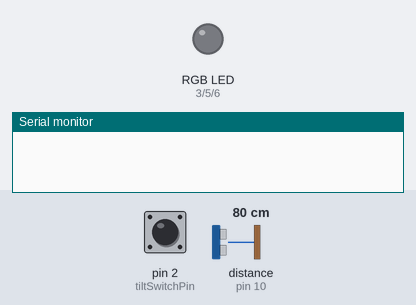
Bench run of a sketch on a simulated Arduino Uno, built with avr-gcc and run on an emulated ATmega328P. On the bench: an RGB LED mixed from three pins (HIGH = lit), the last lines printed to the serial monitor. Wiring (inferred from the names in the program): ultrasonic range finder: trigger pin 9; echo pin 10. The test bench sets the inputs (shaded band); at power-on: pin 2 (tiltSwitchPin) HIGH, distance to the obstacle (sensor on pin 10) 80 cm. The echo pulse lasts 58.3 µs per cm; pins used as bus, display or sensor lines are not drawn.

Above: at 1.2 s.
1.3 s: pin 2 (tiltSwitchPin) pulled LOW for 0.15 s
At 1.42 s:
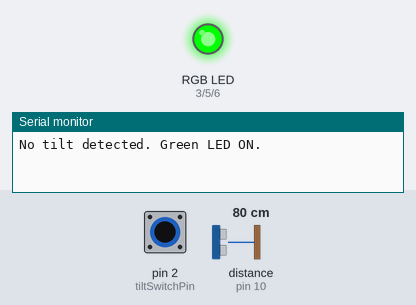
At 2.7 s:
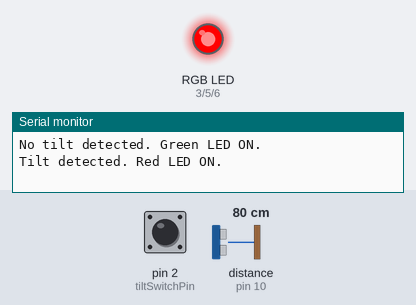
4.4 s: pin 2 (tiltSwitchPin) pulled LOW for 3.2 s
At 5.8 s:
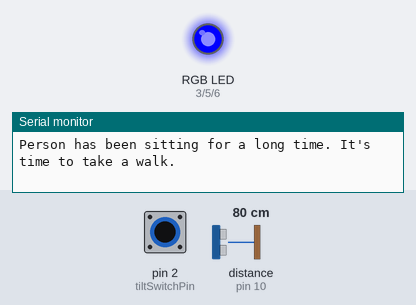
Timing chart, 0 to 9.2 s (numbered marks = the images above; inputs shaded):
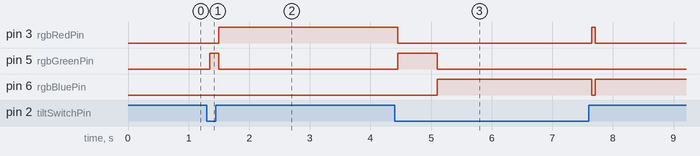

Measured:
- after the input at 1.3 s, pin 3 (rgbRedPin): LOW → HIGH after 0.20 s; pin 5 (rgbGreenPin): LOW → HIGH after 0.05 s, → LOW 0.15 s later
- after the input at 4.4 s, pin 3 (rgbRedPin): HIGH → LOW after 0.05 s instead of 0.71 s; pin 5 (rgbGreenPin): LOW → HIGH after 0.05 s, → LOW 0.66 s later

The sketch:

Posture_and_Sitting_Time_Monitoring_Device.ino
```cpp
// Pin Definitions
const int tiltSwitchPin = 2; // Tilt Ball Switch
const int trigPin = 9;       // Ultrasonic Sensor Trigger
const int echoPin = 10;      // Ultrasonic Sensor Echo
const int rgbRedPin = 3;     // RGB LED Red
const int rgbGreenPin = 5;   // RGB LED Green
const int rgbBluePin = 6;    // RGB LED Blue

// Variables to track state for ultrasonic sensor
bool isSeated = false;
unsigned long sitStartTime = 0;
const int sitThreshold = 5000; // we set it 5 seconds (seated duration threshold) for testing quickly. It will change to 30minutes in real life
const int distanceThreshold = 500; // 500 cm (5 meters)

// Debounce settings for tilt sensor
int lastTiltState = HIGH;     // Stores the last stable state of the tilt sensor
unsigned long lastDebounceTime = 0; // The last time the tilt sensor was toggled
const unsigned long debounceDelay = 50; // Debounce time in milliseconds

// Timing variables for ultrasonic measurement
unsigned long ultrasonicDelay = 0;
const unsigned long ultrasonicInterval = 100; // Interval for ultrasonic measurement

void setup() {
  // Pin configurations
  pinMode(tiltSwitchPin, INPUT);
  digitalWrite(tiltSwitchPin, HIGH);
  pinMode(trigPin, OUTPUT);
  pinMode(echoPin, INPUT);
  pinMode(rgbRedPin, OUTPUT);
  pinMode(rgbGreenPin, OUTPUT);
  pinMode(rgbBluePin, OUTPUT);

  Serial.begin(9600);
}

void loop() {
  // Check posture (tilt sensor) with debouncing
  checkPosture();

  // Check seating (ultrasonic sensor) every ultrasonicInterval milliseconds
  if (millis() - ultrasonicDelay >= ultrasonicInterval) {
    ultrasonicDelay = millis(); // Reset the delay timer
    int distance = measureDistance();
    checkSeating(distance);
  }

}

// Function to measure distance using the ultrasonic sensor
int measureDistance() {
  // Send ultrasonic pulse
  digitalWrite(trigPin, LOW);
  delayMicroseconds(2);
  digitalWrite(trigPin, HIGH);
  delayMicroseconds(10);
  digitalWrite(trigPin, LOW);

  // Measure echo time
  long duration = pulseIn(echoPin, HIGH);

  // Calculate distance (in cm)
  int distance = duration * 0.034 / 2;

  return distance;
}

// Function to check posture based on tilt sensor state with debouncing
void checkPosture() {
  int currentTiltState = digitalRead(tiltSwitchPin);

  // Debouncing the tilt sensor input
  if (currentTiltState == lastTiltState) {
    lastDebounceTime = millis();  // Reset debounce timer
  }

  if ((millis() - lastDebounceTime) > debounceDelay) {
    lastTiltState = currentTiltState; // Update the last stable state

    // Only change if the tilt sensor state has stabilized
    if (lastTiltState == HIGH) {
      // Bad posture detected (tilted)
      digitalWrite(rgbRedPin, HIGH);
      digitalWrite(rgbGreenPin, LOW);
      digitalWrite(rgbBluePin, LOW);
      Serial.println("Tilt detected. Red LED ON.");
    } else {
      // Good posture (no tilt)
      digitalWrite(rgbRedPin, LOW);
      digitalWrite(rgbGreenPin, HIGH);
      digitalWrite(rgbBluePin, LOW);
      Serial.println("No tilt detected. Green LED ON.");
    }
  }
}

// Function to check if the person has been seated for more than 5 seconds
void checkSeating(int distance) {
  if (distance <= distanceThreshold) {
    if (!isSeated) {
      // Person just sat down, start timing
      sitStartTime = millis();
      isSeated = true;
    } else {
      // Person has been seated, check how long
      unsigned long seatedDuration = millis() - sitStartTime;
      if (seatedDuration >= sitThreshold) {
        // Person has been seated for more than 5 seconds
        alertLongSitting();
      }
    }
  } else {
    // Person is not sitting, reset state
    isSeated = false;
    // Turn off blue LED when leaving
    digitalWrite(rgbBluePin, LOW);
  }
}

// Function to alert for long sitting time (Blue light)
void alertLongSitting() {
  // Blue LED for long sitting alert
  digitalWrite(rgbRedPin, LOW);
  digitalWrite(rgbGreenPin, LOW);
  digitalWrite(rgbBluePin, HIGH);

  Serial.println("Person has been sitting for a long time. It's time to take a walk.");
}
```
